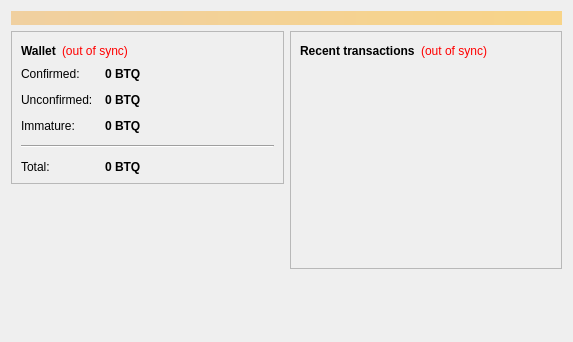
<?xml version="1.0" encoding="UTF-8"?>
<ui version="4.0">
 <class>OverviewPage</class>
 <widget class="QWidget" name="OverviewPage">
  <property name="geometry">
   <rect>
    <x>0</x>
    <y>0</y>
    <width>573</width>
    <height>342</height>
   </rect>
  </property>
  <property name="windowTitle">
   <string>Form</string>
  </property>
  <layout class="QVBoxLayout" name="topLayout">
   <item>
    <widget class="QLabel" name="labelAlerts">
     <property name="visible">
      <bool>false</bool>
     </property>
     <property name="styleSheet">
      <string notr="true">background-color: qlineargradient(x1: 0, y1: 0, x2: 1, y2: 0, stop:0 #F0D0A0, stop:1 #F8D488); color:#000000;</string>
     </property>
     <property name="wordWrap">
      <bool>true</bool>
     </property>
     <property name="margin">
      <number>3</number>
     </property>
    </widget>
   </item>
   <item>
    <layout class="QHBoxLayout" name="horizontalLayout" stretch="1,1">
     <item>
      <layout class="QVBoxLayout" name="verticalLayout_2">
       <item>
        <widget class="QFrame" name="frame">
         <property name="frameShape">
          <enum>QFrame::StyledPanel</enum>
         </property>
         <property name="frameShadow">
          <enum>QFrame::Raised</enum>
         </property>
         <layout class="QVBoxLayout" name="verticalLayout_4">
          <item>
           <layout class="QHBoxLayout" name="horizontalLayout_4">
            <item>
             <widget class="QLabel" name="label_5">
              <property name="font">
               <font>
                <weight>75</weight>
                <bold>true</bold>
               </font>
              </property>
              <property name="text">
               <string>Wallet</string>
              </property>
             </widget>
            </item>
            <item>
             <widget class="QLabel" name="labelWalletStatus">
              <property name="toolTip">
               <string>The displayed information may be out of date. Your wallet automatically synchronizes with the BitcoinQuality network after a connection is established, but this process has not completed yet.</string>
              </property>
              <property name="styleSheet">
               <string notr="true">QLabel { color: red; }</string>
              </property>
              <property name="text">
               <string notr="true">(out of sync)</string>
              </property>
              <property name="alignment">
               <set>Qt::AlignLeading|Qt::AlignLeft|Qt::AlignVCenter</set>
              </property>
             </widget>
            </item>
            <item>
             <spacer name="horizontalSpacer_2">
              <property name="orientation">
               <enum>Qt::Horizontal</enum>
              </property>
              <property name="sizeHint" stdset="0">
               <size>
                <width>40</width>
                <height>20</height>
               </size>
              </property>
             </spacer>
            </item>
           </layout>
          </item>
          <item>
           <layout class="QFormLayout" name="formLayout_2">
            <property name="fieldGrowthPolicy">
             <enum>QFormLayout::AllNonFixedFieldsGrow</enum>
            </property>
            <property name="horizontalSpacing">
             <number>12</number>
            </property>
            <property name="verticalSpacing">
             <number>12</number>
            </property>
            <item row="0" column="0">
             <widget class="QLabel" name="label">
              <property name="text">
               <string>Confirmed:</string>
              </property>
             </widget>
            </item>
            <item row="0" column="1">
             <widget class="QLabel" name="labelBalance">
              <property name="font">
               <font>
                <weight>75</weight>
                <bold>true</bold>
               </font>
              </property>
              <property name="cursor">
               <cursorShape>IBeamCursor</cursorShape>
              </property>
              <property name="toolTip">
               <string>Your current spendable balance</string>
              </property>
              <property name="text">
               <string notr="true">0 BTQ</string>
              </property>
              <property name="textInteractionFlags">
               <set>Qt::LinksAccessibleByMouse|Qt::TextSelectableByKeyboard|Qt::TextSelectableByMouse</set>
              </property>
             </widget>
            </item>
            <item row="1" column="0">
             <widget class="QLabel" name="label_3">
              <property name="text">
               <string>Unconfirmed:</string>
              </property>
             </widget>
            </item>
            <item row="1" column="1">
             <widget class="QLabel" name="labelUnconfirmed">
              <property name="font">
               <font>
                <weight>75</weight>
                <bold>true</bold>
               </font>
              </property>
              <property name="cursor">
               <cursorShape>IBeamCursor</cursorShape>
              </property>
              <property name="toolTip">
               <string>Total of transactions that have yet to be confirmed, and do not yet count toward the spendable balance</string>
              </property>
              <property name="text">
               <string notr="true">0 BTQ</string>
              </property>
              <property name="textInteractionFlags">
               <set>Qt::LinksAccessibleByMouse|Qt::TextSelectableByKeyboard|Qt::TextSelectableByMouse</set>
              </property>
             </widget>
            </item>
            <item row="2" column="0">
             <widget class="QLabel" name="labelImmatureText">
              <property name="text">
               <string>Immature:</string>
              </property>
             </widget>
            </item>
            <item row="2" column="1">
             <widget class="QLabel" name="labelImmature">
              <property name="font">
               <font>
                <weight>75</weight>
                <bold>true</bold>
               </font>
              </property>
              <property name="toolTip">
               <string>Mined balance that has not yet matured</string>
              </property>
              <property name="text">
               <string notr="true">0 BTQ</string>
              </property>
              <property name="textInteractionFlags">
               <set>Qt::LinksAccessibleByMouse|Qt::TextSelectableByKeyboard|Qt::TextSelectableByMouse</set>
              </property>
             </widget>
            </item>
            <item row="4" column="0">
             <widget class="QLabel" name="labelTotalText">
              <property name="text">
               <string>Total:</string>
              </property>
             </widget>
            </item>
            <item row="4" column="1">
             <widget class="QLabel" name="labelTotal">
              <property name="font">
               <font>
                <weight>75</weight>
                <bold>true</bold>
               </font>
              </property>
              <property name="cursor">
               <cursorShape>IBeamCursor</cursorShape>
              </property>
              <property name="toolTip">
               <string>Your current total balance</string>
              </property>
              <property name="text">
               <string notr="true">0 BTQ</string>
              </property>
              <property name="textInteractionFlags">
               <set>Qt::LinksAccessibleByMouse|Qt::TextSelectableByKeyboard|Qt::TextSelectableByMouse</set>
              </property>
             </widget>
            </item>
            <item row="3" column="0" colspan="2">
             <widget class="Line" name="line">
              <property name="orientation">
               <enum>Qt::Horizontal</enum>
              </property>
             </widget>
            </item>
           </layout>
          </item>
         </layout>
        </widget>
       </item>
       <item>
        <spacer name="verticalSpacer">
         <property name="orientation">
          <enum>Qt::Vertical</enum>
         </property>
         <property name="sizeHint" stdset="0">
          <size>
           <width>20</width>
           <height>40</height>
          </size>
         </property>
        </spacer>
       </item>
      </layout>
     </item>
     <item>
      <layout class="QVBoxLayout" name="verticalLayout_3">
       <item>
        <widget class="QFrame" name="frame_2">
         <property name="frameShape">
          <enum>QFrame::StyledPanel</enum>
         </property>
         <property name="frameShadow">
          <enum>QFrame::Raised</enum>
         </property>
         <layout class="QVBoxLayout" name="verticalLayout">
          <item>
           <layout class="QHBoxLayout" name="horizontalLayout_2">
            <item>
             <widget class="QLabel" name="label_4">
              <property name="text">
               <string>&lt;b&gt;Recent transactions&lt;/b&gt;</string>
              </property>
             </widget>
            </item>
            <item>
             <widget class="QLabel" name="labelTransactionsStatus">
              <property name="toolTip">
               <string>The displayed information may be out of date. Your wallet automatically synchronizes with the BitcoinQuality network after a connection is established, but this process has not completed yet.</string>
              </property>
              <property name="styleSheet">
               <string notr="true">QLabel { color: red; }</string>
              </property>
              <property name="text">
               <string notr="true">(out of sync)</string>
              </property>
              <property name="alignment">
               <set>Qt::AlignRight|Qt::AlignTrailing|Qt::AlignVCenter</set>
              </property>
             </widget>
            </item>
            <item>
             <spacer name="horizontalSpacer">
              <property name="orientation">
               <enum>Qt::Horizontal</enum>
              </property>
              <property name="sizeHint" stdset="0">
               <size>
                <width>40</width>
                <height>20</height>
               </size>
              </property>
             </spacer>
            </item>
           </layout>
          </item>
          <item>
           <widget class="QListView" name="listTransactions">
            <property name="styleSheet">
             <string notr="true">QListView { background: transparent; }</string>
            </property>
            <property name="frameShape">
             <enum>QFrame::NoFrame</enum>
            </property>
            <property name="verticalScrollBarPolicy">
             <enum>Qt::ScrollBarAlwaysOff</enum>
            </property>
            <property name="horizontalScrollBarPolicy">
             <enum>Qt::ScrollBarAlwaysOff</enum>
            </property>
            <property name="selectionMode">
             <enum>QAbstractItemView::NoSelection</enum>
            </property>
           </widget>
          </item>
         </layout>
        </widget>
       </item>
       <item>
        <spacer name="verticalSpacer_2">
         <property name="orientation">
          <enum>Qt::Vertical</enum>
         </property>
         <property name="sizeHint" stdset="0">
          <size>
           <width>20</width>
           <height>40</height>
          </size>
         </property>
        </spacer>
       </item>
      </layout>
     </item>
    </layout>
   </item>
  </layout>
 </widget>
 <resources/>
 <connections/>
</ui>
